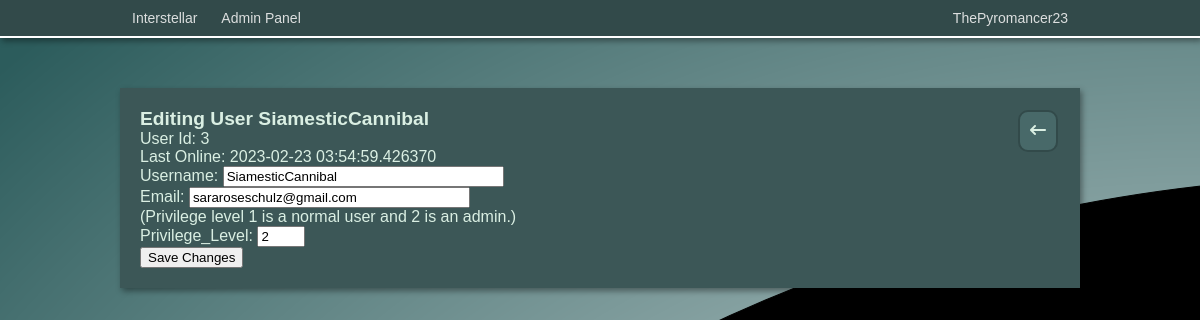
Page /admin/edit_user?id=3 (signed in) on the committed database.
### app/models.py (models this page shows, shortened)
class User(UserMixin, db.Model):
    id = db.Column(db.Integer, primary_key=True)
    username = db.Column(db.String(64), index=True, unique=True)
    email = db.Column(db.String(120), index=True, unique=True)
    password_hash = db.Column(db.String(128))
    privilege_level = db.Column(db.Integer, default=1)
    last_online = db.Column(db.DateTime, default=datetime.utcnow)
    created_storylets = db.relationship('Storylet', backref='author', lazy='dynamic')

### app/admin/routes.py (the view)
@bp.route('/edit_user', methods=['GET', 'POST'])
@login_required
def edit_user():
    if current_user.privilege_level > 1:
        id = request.args.get('id', type=int)
        user = db.session.query(User).get(id)
        form = EditUserForm(user.username, user.email)
        if form.validate_on_submit():
            user.username = form.username.data
            user.email = form.email.data
            user.privilege_level = form.privilege_level.data
            db.session.commit()
            flash('Your changes have been saved.')
            return redirect(url_for('admin.edit_user', id=user.id))
        elif request.method == 'GET':
            form.username.data = user.username
            form.email.data = user.email
            form.privilege_level.data = user.privilege_level
        return render_template('edit_user.html', user=user, form=form)
    else:
        return redirect(url_for('index'))

### app/admin/forms.py (shortened to what this page needs)
class EditUserForm(FlaskForm):
    username = StringField('Username', validators=[DataRequired()])
    email = StringField('Email', validators=[DataRequired(), Email()])
    privilege_level = IntegerField('Privilege_Level', validators=[DataRequired(), NumberRange(1, 2, "Integer must be 1 or 2.")])
    submit = SubmitField('Save Changes')
    def __init__(self, o_username, o_email, *args, **kwargs):
        self.o_username = o_username
        self.o_email = o_email
        super(EditUserForm, self).__init__(*args, **kwargs)

### app/models.py (called while the page is built)
@login.user_loader
def load_user(id):
    return User.query.get(int(id))

### app/routes.py (called while the page is built)
@app.before_request
def before_request():
    if current_user.is_authenticated:
        current_user.last_online = datetime.utcnow()
        db.session.commit()

### app/admin/templates/edit_user.html (shortened to what this page needs)
<!DOCTYPE html>
<html>
<head>
    <link rel="stylesheet" href="{{ url_for('admin.static', filename='css/admin.css') }}">
</head>
<body>
    {% include 'navbar.html' %}
    <div class="pageblock"></div>
    <div style="width: 960px; margin: auto;">
        <div style="padding: 20px;" class="game boxshadow">
            <a class="adm-btn-link" href="{{ url_for('admin.users', pagenum=1) }}"><div><i class="fa-solid fa-arrow-left-long"></i></div></a>
            <h2>Editing User {{ user.username }}</h2>
            <p>User Id: {{ user.id }}</p>
            <p>Last Online: {{ user.last_online }}</p>
            <form action="{{ url_for('admin.edit_user') + '?id=' + user.id|string }}" method="post">
                <p>{{ form.username.label }}: {{ form.username(size=32) }}</p>
                <p>{{ form.email.label }}: {{ form.email(size=32) }}</p>
                {% if user.id != 1 %}
                <p>(Privilege level 1 is a normal user and 2 is an admin.)</p>
                <p>{{ form.privilege_level.label }}: {{ form.privilege_level(size=5)}}</p>
                {% endif %}
                <p>{{ form.submit() }}</p>
            </form>
        </div>
    </div>
</body>
</html>

### app/templates/navbar.html (shortened to what this page needs)
<div class="navbar boxshadow">
    <div class="navbar-inner">
        <a class="nav-link" href="{{ url_for('index') }}">Interstellar</a>
        {% if current_user.is_authenticated %}
            <div class="dropdown-container">
                <div class="ddbtn nav-link">{{current_user.username}}</div>
                </div>
            </div>
            {% if current_user.privilege_level > 1 %}
            <div style="float: left;" class="dropdown-container">
                <a href="{{ url_for('admin.admin') }}"><div class="ddbtn nav-link">Admin Panel</div></a>
                </div>
            </div>
            {% endif %}
        {% endif %}

### app/admin/static/css/admin.css (style rules this page uses)
.navbar { width: 100%; overflow: hidden; border-bottom: solid white 2px; background: #324A4A; }
.navbar-inner { margin: auto; width: 960px; }
.nav-link { float: left; color: #f2f2f2e1; text-align: center; text-decoration: none; padding: 10px 12px; font-size: 14px; }
.dropdown-container { float: right; overflow: hidden; }
.pageblock { height: 50px; width: 100%; }
* { margin: 0; }
.game { background-color: #3C5757; }
body { font-family: arial; background: black url("images/background.png") no-repeat; color: rgb(218, 239, 227); }
.boxshadow { box-shadow: 2px 3px 6px rgba(0, 0, 0, 0.4); }
h2 { font-size: 1.2em; font-weight:bold; }
.adm-btn-link { background-color: #486969; border-radius: 10px; text-decoration: none; padding: 10px; margin: 2px; color:rgb(218, 239, 227); float: right; border-style: solid; border-width: 2px; border-color:#324A4A }

### rows in the picture
User: username "ThePyromancer23"
User: username "SiamesticCannibal", id "3", last_online "2023-02-23 03:54:59.426370", email "sararoseschulz@gmail.com", privilege_level "2"
